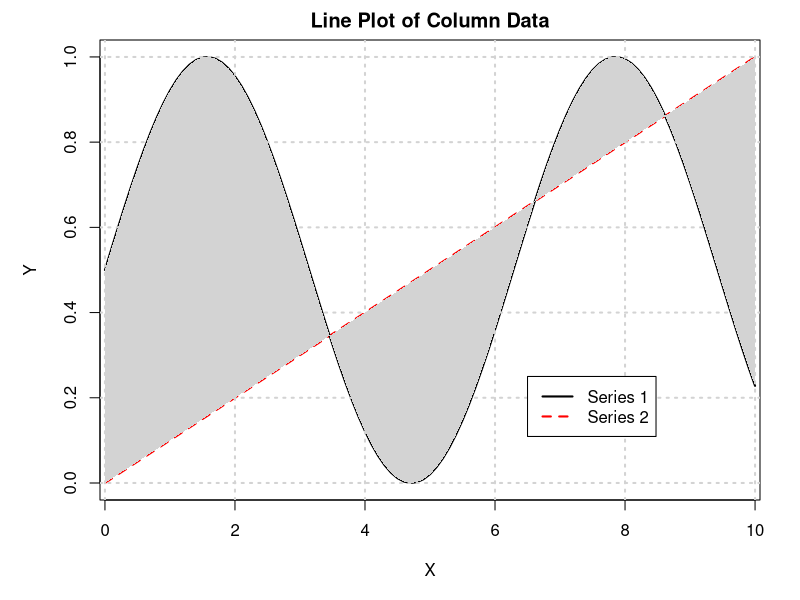

Write the R code that produced this figure.
#add shading between lines to line_plot.R

# Mise en place
rm(list = ls())

#read data 
M=read.table("../example_data/column_data.txt",sep=" ",header=FALSE)

#plotting margins.  
par(mar = c(5,5,2,2), font = 1.5)

plot(M[ ,1],M[ ,2],type = 'n', xlim=c(0.3,9.7),
     ylab = 'Y', xlab = 'X',main='Line Plot of Column Data')
lines(M[ ,1], M[ ,3], col = 'red', lwd=c(2), lty=c(2))
lines(M[ ,1], M[ ,2], col = 'black', lwd=c(2), lty=c(1))

#fill between
polygon(c(M[ ,1], rev(M[ ,1])), c(M[ ,3], rev(M[ ,2])),
        col = "lightgray", border = NA)

grid(col = "lightgray", lty = "dotted",
     lwd = c(2))


#add a legend
legend(6.5,0.25, c("Series 1","Series 2"), lty=c(1,2),
       lwd=c(2,2),col=c("black","red")) 
